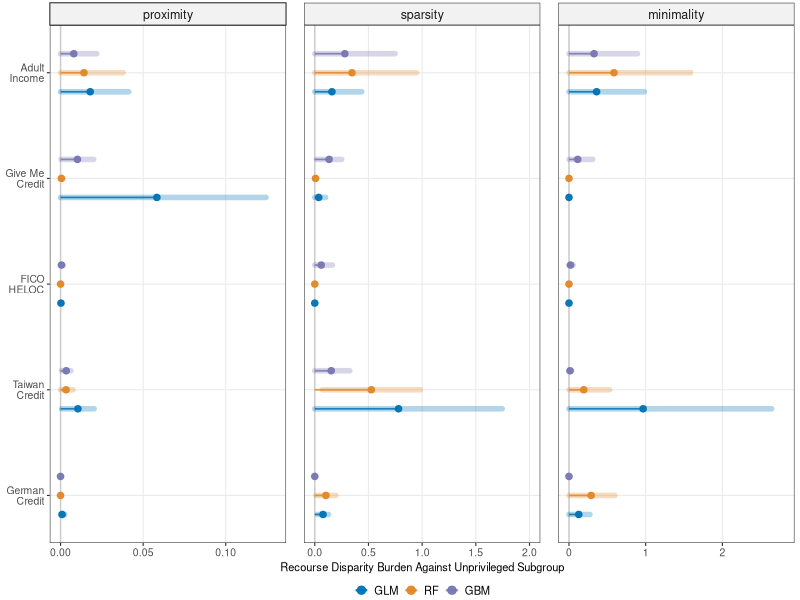
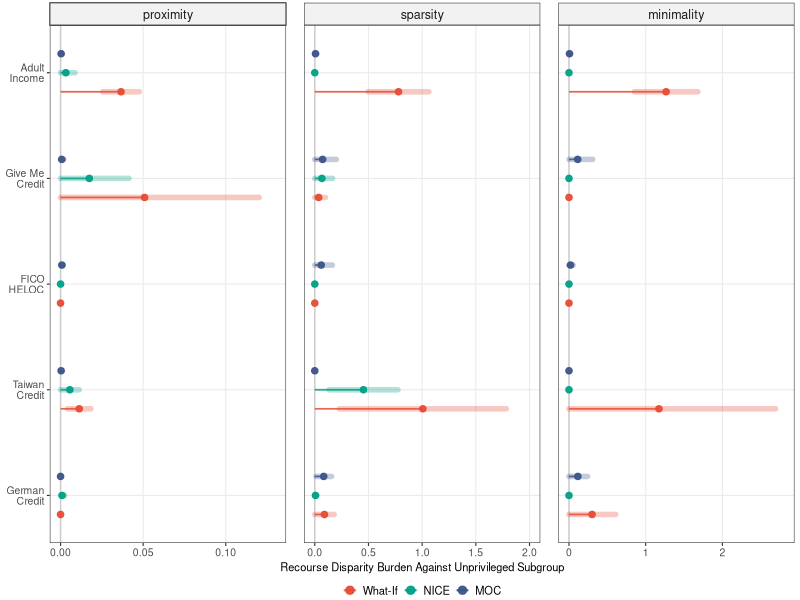
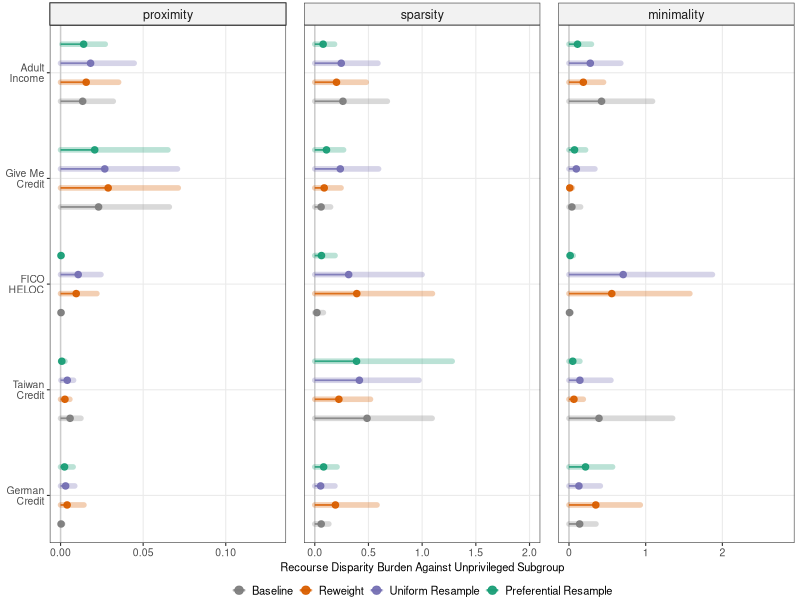

Reproduce these figures in R, in order.
# generate_all_figures_5datasets_wide.R
library(ggplot2)
library(dplyr)
library(tidyr)

dset_order <- c('German\nCredit', 'Taiwan\nCredit', 'FICO\nHELOC', 'Give Me\nCredit', 'Adult\nIncome')

df5 <- read.csv('results/counterfactual_fairness_evaluation_5metrics_n50.csv')

df5 <- df5 %>%
  mutate(
    Priv_Prox = case_when(
      Dataset == 'german_credit' ~ G1_Proximity,
      Dataset == 'taiwan_credit' ~ G2_Proximity,
      Dataset == 'fico_heloc'    ~ G2_Proximity,
      Dataset == 'gmc'           ~ G1_Proximity,
      Dataset == 'adult'         ~ G1_Proximity
    ),
    Unpriv_Prox = case_when(
      Dataset == 'german_credit' ~ G2_Proximity,
      Dataset == 'taiwan_credit' ~ G1_Proximity,
      Dataset == 'fico_heloc'    ~ G1_Proximity,
      Dataset == 'gmc'           ~ G2_Proximity,
      Dataset == 'adult'         ~ G2_Proximity
    ),
    Priv_Spar = case_when(
      Dataset == 'german_credit' ~ G1_Sparsity,
      Dataset == 'taiwan_credit' ~ G2_Sparsity,
      Dataset == 'fico_heloc'    ~ G2_Sparsity,
      Dataset == 'gmc'           ~ G1_Sparsity,
      Dataset == 'adult'         ~ G1_Sparsity
    ),
    Unpriv_Spar = case_when(
      Dataset == 'german_credit' ~ G2_Sparsity,
      Dataset == 'taiwan_credit' ~ G1_Sparsity,
      Dataset == 'fico_heloc'    ~ G1_Sparsity,
      Dataset == 'gmc'           ~ G2_Sparsity,
      Dataset == 'adult'         ~ G2_Sparsity
    ),
    Priv_Mini = case_when(
      Dataset == 'german_credit' ~ G1_Minimality,
      Dataset == 'taiwan_credit' ~ G2_Minimality,
      Dataset == 'fico_heloc'    ~ G2_Minimality,
      Dataset == 'gmc'           ~ G1_Minimality,
      Dataset == 'adult'         ~ G1_Minimality
    ),
    Unpriv_Mini = case_when(
      Dataset == 'german_credit' ~ G2_Minimality,
      Dataset == 'taiwan_credit' ~ G1_Minimality,
      Dataset == 'fico_heloc'    ~ G1_Minimality,
      Dataset == 'gmc'           ~ G2_Minimality,
      Dataset == 'adult'         ~ G2_Minimality
    ),
    Gap_Prox = pmax(0, Unpriv_Prox - Priv_Prox),
    Gap_Spar = pmax(0, Unpriv_Spar - Priv_Spar),
    Gap_Mini = pmax(0, Unpriv_Mini - Priv_Mini)
  )

metric_levels_lower <- c('proximity', 'sparsity', 'minimality')

# Global x-axis range dummy dataset to enforce exact identical x scales across Fig 2, 3, 4
dummy_scales <- data.frame(
  Metric = factor(c('proximity', 'proximity', 'sparsity', 'sparsity', 'minimality', 'minimality'),
                  levels = metric_levels_lower),
  x_val = c(0, 0.13, 0, 2.0, 0, 2.8),
  y_coord = c(1, 1, 1, 1, 1, 1)
)

# =============================================================
# FIGURE 1 (Paper Figure 2): Models across 5 datasets
# =============================================================
df_rq1 <- df5 %>%
  mutate(
    Model = ifelse(Model == 'Random_Forest', 'RF', Model),
    Dataset_Label = factor(case_when(
      Dataset == 'german_credit' ~ 'German\nCredit',
      Dataset == 'taiwan_credit' ~ 'Taiwan\nCredit',
      Dataset == 'fico_heloc'    ~ 'FICO\nHELOC',
      Dataset == 'gmc'           ~ 'Give Me\nCredit',
      Dataset == 'adult'         ~ 'Adult\nIncome'
    ), levels = dset_order),
    Model_Label = factor(Model, levels = c('GLM', 'RF', 'GBM'))
  )

stats1 <- df_rq1 %>%
  pivot_longer(cols = c(Gap_Prox, Gap_Spar, Gap_Mini),
               names_to = 'Metric', values_to = 'Val') %>%
  mutate(Metric = factor(case_when(
    Metric == 'Gap_Prox' ~ 'proximity',
    Metric == 'Gap_Spar' ~ 'sparsity',
    Metric == 'Gap_Mini' ~ 'minimality'
  ), levels = metric_levels_lower)) %>%
  group_by(Dataset_Label, Model_Label, Metric) %>%
  summarise(
    Mean = mean(Val, na.rm = TRUE),
    SD = sd(Val, na.rm = TRUE),
    .groups = 'drop'
  ) %>%
  mutate(
    SD = ifelse(is.na(SD), 0, SD),
    xmin_sd = pmax(0, Mean - SD),
    xmax_sd = Mean + SD,
    has_band = Mean > 0
  )

plot_data1 <- stats1
model_offsets <- c('GLM' = -0.18, 'RF' = 0.00, 'GBM' = 0.18)
plot_data1$dset_num <- as.numeric(plot_data1$Dataset_Label)
plot_data1$y_coord <- plot_data1$dset_num + model_offsets[as.character(plot_data1$Model_Label)]

palette_model_nejm <- c('GLM' = '#0072B5', 'RF' = '#E18727', 'GBM' = '#7876B1')

p1 <- ggplot() +
  geom_vline(xintercept = 0, linetype = 'solid', color = 'grey80', linewidth = 0.5) +
  geom_blank(data = dummy_scales, aes(x = x_val, y = y_coord)) +
  geom_segment(data = filter(plot_data1, has_band),
               aes(x = xmin_sd, xend = xmax_sd, y = y_coord, yend = y_coord, color = Model_Label),
               linewidth = 1.9, lineend = 'round', alpha = 0.30) +
  geom_segment(data = plot_data1, 
               aes(x = 0, xend = Mean, y = y_coord, yend = y_coord, color = Model_Label),
               linewidth = 0.60, alpha = 0.85) +
  geom_point(data = plot_data1, 
             aes(x = Mean, y = y_coord, color = Model_Label), 
             size = 1.9, alpha = 0.95) +
  facet_wrap(~ Metric, scales = 'free_x') +
  scale_y_continuous(breaks = 1:5, labels = levels(plot_data1$Dataset_Label),
                     limits = c(0.55, 5.45), expand = c(0, 0)) +
  scale_color_manual(values = palette_model_nejm,
                     guide = guide_legend(override.aes = list(size = 2.5, linewidth = 0.8))) +
  labs(x = 'Recourse Disparity Burden Against Unprivileged Subgroup', y = NULL) +
  theme_bw(base_size = 8.5) +
  theme(
    legend.position = 'bottom',
    legend.title = element_blank(),
    legend.text = element_text(size = 8, face = 'plain'),
    legend.key.size = unit(0.70, 'lines'),
    legend.margin = margin(t = -2, b = 0),
    strip.text = element_text(size = 9, face = 'plain'),
    strip.background = element_rect(fill = 'grey95'),
    panel.spacing.x = unit(0.9, 'lines'),
    axis.title.x = element_text(face = 'plain', size = 8),
    axis.text = element_text(face = 'plain', size = 7.5),
    axis.text.y = element_text(face = 'plain', size = 7.5, lineheight = 0.85),
    panel.grid.minor = element_blank(),
    plot.margin = margin(t = 2, r = 4, b = 2, l = 4)
  )

ggsave('figures/fig_rq1_model_recourse_gaps.pdf', p1, width = 6.8, height = 2.45)
cat('Figure 2 saved.\n')

# =============================================================
# FIGURE 2 (Paper Figure 3): CE Methods across 5 datasets
# =============================================================
df_rq2 <- df5 %>%
  mutate(
    CE_Method = ifelse(CE_Method == 'WhatIf', 'What-If', CE_Method),
    Dataset_Label = factor(case_when(
      Dataset == 'german_credit' ~ 'German\nCredit',
      Dataset == 'taiwan_credit' ~ 'Taiwan\nCredit',
      Dataset == 'fico_heloc'    ~ 'FICO\nHELOC',
      Dataset == 'gmc'           ~ 'Give Me\nCredit',
      Dataset == 'adult'         ~ 'Adult\nIncome'
    ), levels = dset_order),
    CE_Label = factor(CE_Method, levels = c('What-If', 'NICE', 'MOC'))
  )

stats2 <- df_rq2 %>%
  pivot_longer(cols = c(Gap_Prox, Gap_Spar, Gap_Mini),
               names_to = 'Metric', values_to = 'Val') %>%
  mutate(Metric = factor(case_when(
    Metric == 'Gap_Prox' ~ 'proximity',
    Metric == 'Gap_Spar' ~ 'sparsity',
    Metric == 'Gap_Mini' ~ 'minimality'
  ), levels = metric_levels_lower)) %>%
  group_by(Dataset_Label, CE_Label, Metric) %>%
  summarise(
    Mean = mean(Val, na.rm = TRUE),
    SD = sd(Val, na.rm = TRUE),
    .groups = 'drop'
  ) %>%
  mutate(
    SD = ifelse(is.na(SD), 0, SD),
    xmin_sd = pmax(0, Mean - SD),
    xmax_sd = Mean + SD,
    has_band = Mean > 0
  )

plot_data2 <- stats2
ce_offsets <- c('What-If' = -0.18, 'NICE' = 0.00, 'MOC' = 0.18)
plot_data2$dset_num <- as.numeric(plot_data2$Dataset_Label)
plot_data2$y_coord <- plot_data2$dset_num + ce_offsets[as.character(plot_data2$CE_Label)]

palette_ce_npg <- c('What-If' = '#E64B35', 'NICE' = '#00A087', 'MOC' = '#3C5488')

p2 <- ggplot() +
  geom_vline(xintercept = 0, linetype = 'solid', color = 'grey80', linewidth = 0.5) +
  geom_blank(data = dummy_scales, aes(x = x_val, y = y_coord)) +
  geom_segment(data = filter(plot_data2, has_band),
               aes(x = xmin_sd, xend = xmax_sd, y = y_coord, yend = y_coord, color = CE_Label),
               linewidth = 1.9, lineend = 'round', alpha = 0.30) +
  geom_segment(data = plot_data2, 
               aes(x = 0, xend = Mean, y = y_coord, yend = y_coord, color = CE_Label),
               linewidth = 0.60, alpha = 0.85) +
  geom_point(data = plot_data2, 
             aes(x = Mean, y = y_coord, color = CE_Label), 
             size = 1.9, alpha = 0.95) +
  facet_wrap(~ Metric, scales = 'free_x') +
  scale_y_continuous(breaks = 1:5, labels = levels(plot_data2$Dataset_Label),
                     limits = c(0.55, 5.45), expand = c(0, 0)) +
  scale_color_manual(values = palette_ce_npg,
                     guide = guide_legend(override.aes = list(size = 2.5, linewidth = 0.8))) +
  labs(x = 'Recourse Disparity Burden Against Unprivileged Subgroup', y = NULL) +
  theme_bw(base_size = 8.5) +
  theme(
    legend.position = 'bottom',
    legend.title = element_blank(),
    legend.text = element_text(size = 8, face = 'plain'),
    legend.key.size = unit(0.70, 'lines'),
    legend.margin = margin(t = -2, b = 0),
    strip.text = element_text(size = 9, face = 'plain'),
    strip.background = element_rect(fill = 'grey95'),
    panel.spacing.x = unit(0.9, 'lines'),
    axis.title.x = element_text(face = 'plain', size = 8),
    axis.text = element_text(face = 'plain', size = 7.5),
    axis.text.y = element_text(face = 'plain', size = 7.5, lineheight = 0.85),
    panel.grid.minor = element_blank(),
    plot.margin = margin(t = 2, r = 4, b = 2, l = 4)
  )

ggsave('figures/fig_rq2_methods_lollipop.pdf', p2, width = 6.8, height = 2.45)
cat('Figure 3 saved.\n')

# =============================================================
# FIGURE 3 (Paper Figure 4): Mitigations across 5 datasets (All 3 CE Methods: What-If, NICE, MOC)
# =============================================================
df_mit <- read.csv('results/mitigated_counterfactual_fairness_evaluation_n50.csv')
df_base <- read.csv('results/counterfactual_fairness_evaluation_5metrics_n50.csv') %>%
  mutate(Mitigation = 'baseline')

df_rq3_raw <- bind_rows(df_base, df_mit) %>%
  mutate(
    Priv_Prox = case_when(
      Dataset == 'german_credit' ~ G1_Proximity,
      Dataset == 'taiwan_credit' ~ G2_Proximity,
      Dataset == 'fico_heloc'    ~ G2_Proximity,
      Dataset == 'gmc'           ~ G1_Proximity,
      Dataset == 'adult'         ~ G1_Proximity
    ),
    Unpriv_Prox = case_when(
      Dataset == 'german_credit' ~ G2_Proximity,
      Dataset == 'taiwan_credit' ~ G1_Proximity,
      Dataset == 'fico_heloc'    ~ G1_Proximity,
      Dataset == 'gmc'           ~ G2_Proximity,
      Dataset == 'adult'         ~ G2_Proximity
    ),
    Priv_Spar = case_when(
      Dataset == 'german_credit' ~ G1_Sparsity,
      Dataset == 'taiwan_credit' ~ G2_Sparsity,
      Dataset == 'fico_heloc'    ~ G2_Sparsity,
      Dataset == 'gmc'           ~ G1_Sparsity,
      Dataset == 'adult'         ~ G1_Sparsity
    ),
    Unpriv_Spar = case_when(
      Dataset == 'german_credit' ~ G2_Sparsity,
      Dataset == 'taiwan_credit' ~ G1_Sparsity,
      Dataset == 'fico_heloc'    ~ G1_Sparsity,
      Dataset == 'gmc'           ~ G2_Sparsity,
      Dataset == 'adult'         ~ G2_Sparsity
    ),
    Priv_Mini = case_when(
      Dataset == 'german_credit' ~ G1_Minimality,
      Dataset == 'taiwan_credit' ~ G2_Minimality,
      Dataset == 'fico_heloc'    ~ G2_Minimality,
      Dataset == 'gmc'           ~ G1_Minimality,
      Dataset == 'adult'         ~ G1_Minimality
    ),
    Unpriv_Mini = case_when(
      Dataset == 'german_credit' ~ G2_Minimality,
      Dataset == 'taiwan_credit' ~ G1_Minimality,
      Dataset == 'fico_heloc'    ~ G1_Minimality,
      Dataset == 'gmc'           ~ G2_Minimality,
      Dataset == 'adult'         ~ G2_Minimality
    ),
    Gap_Prox = pmax(0, Unpriv_Prox - Priv_Prox),
    Gap_Spar = pmax(0, Unpriv_Spar - Priv_Spar),
    Gap_Mini = pmax(0, Unpriv_Mini - Priv_Mini)
  )

df_rq3 <- df_rq3_raw %>%
  mutate(
    Dataset_Label = factor(case_when(
      Dataset == 'german_credit' ~ 'German\nCredit',
      Dataset == 'taiwan_credit' ~ 'Taiwan\nCredit',
      Dataset == 'fico_heloc'    ~ 'FICO\nHELOC',
      Dataset == 'gmc'           ~ 'Give Me\nCredit',
      Dataset == 'adult'         ~ 'Adult\nIncome'
    ), levels = dset_order),
    Mitigation_Label = factor(case_when(
      Mitigation == 'baseline' ~ 'Baseline',
      Mitigation == 'reweight' ~ 'Reweight',
      Mitigation == 'resample_uniform' ~ 'Uniform Resample',
      Mitigation == 'resample_preferential' ~ 'Preferential Resample'
    ), levels = c('Baseline', 'Reweight', 'Uniform Resample', 'Preferential Resample'))
  )

stats3 <- df_rq3 %>%
  pivot_longer(cols = c(Gap_Prox, Gap_Spar, Gap_Mini),
               names_to = 'Metric', values_to = 'Val') %>%
  mutate(Metric = factor(case_when(
    Metric == 'Gap_Prox' ~ 'proximity',
    Metric == 'Gap_Spar' ~ 'sparsity',
    Metric == 'Gap_Mini' ~ 'minimality'
  ), levels = metric_levels_lower)) %>%
  group_by(Dataset_Label, Mitigation_Label, Metric) %>%
  summarise(
    Mean = mean(Val, na.rm = TRUE),
    SD = sd(Val, na.rm = TRUE),
    .groups = 'drop'
  ) %>%
  mutate(
    SD = ifelse(is.na(SD), 0, SD),
    xmin_sd = pmax(0, Mean - SD),
    xmax_sd = Mean + SD,
    has_band = Mean > 0
  )

plot_data3 <- stats3
mit_offsets <- c('Baseline' = -0.27, 'Reweight' = -0.09, 'Uniform Resample' = 0.09, 'Preferential Resample' = 0.27)
plot_data3$dset_num <- as.numeric(plot_data3$Dataset_Label)
plot_data3$y_coord <- plot_data3$dset_num + mit_offsets[as.character(plot_data3$Mitigation_Label)]

palette_mit <- c(
  'Baseline' = '#7F7F7F',
  'Reweight' = '#D95F02',
  'Uniform Resample' = '#7570B3',
  'Preferential Resample' = '#1B9E77'
)

p3 <- ggplot() +
  geom_vline(xintercept = 0, linetype = 'solid', color = 'grey80', linewidth = 0.5) +
  geom_blank(data = dummy_scales, aes(x = x_val, y = y_coord)) +
  geom_segment(data = filter(plot_data3, has_band),
               aes(x = xmin_sd, xend = xmax_sd, y = y_coord, yend = y_coord, color = Mitigation_Label),
               linewidth = 1.9, lineend = 'round', alpha = 0.30) +
  geom_segment(data = plot_data3, 
               aes(x = 0, xend = Mean, y = y_coord, yend = y_coord, color = Mitigation_Label),
               linewidth = 0.60, alpha = 0.85) +
  geom_point(data = plot_data3, 
             aes(x = Mean, y = y_coord, color = Mitigation_Label), 
             size = 1.9, alpha = 0.95) +
  facet_wrap(~ Metric, scales = 'free_x') +
  scale_y_continuous(breaks = 1:5, labels = levels(plot_data3$Dataset_Label),
                     limits = c(0.55, 5.45), expand = c(0, 0)) +
  scale_color_manual(values = palette_mit,
                     guide = guide_legend(override.aes = list(size = 2.5, linewidth = 0.8))) +
  labs(x = 'Recourse Disparity Burden Against Unprivileged Subgroup', y = NULL) +
  theme_bw(base_size = 8.5) +
  theme(
    legend.position = 'bottom',
    legend.title = element_blank(),
    legend.text = element_text(size = 8, face = 'plain'),
    legend.key.size = unit(0.70, 'lines'),
    legend.margin = margin(t = -2, b = 0),
    strip.text = element_text(size = 9, face = 'plain'),
    strip.background = element_rect(fill = 'grey95'),
    panel.spacing.x = unit(0.9, 'lines'),
    axis.title.x = element_text(face = 'plain', size = 8),
    axis.text = element_text(face = 'plain', size = 7.5),
    axis.text.y = element_text(face = 'plain', size = 7.5, lineheight = 0.85),
    panel.grid.minor = element_blank(),
    plot.margin = margin(t = 2, r = 4, b = 2, l = 4)
  )

ggsave('figures/fig_rq3_mitigation_gaps.pdf', p3, width = 6.8, height = 2.45)
cat('Figure 4 saved.\n')
